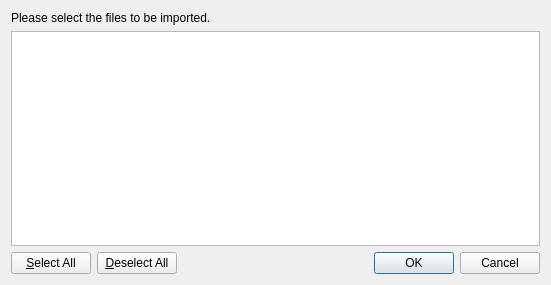
<?xml version="1.0" encoding="UTF-8"?>
<ui version="4.0">
 <class>GeoDataGdalFileListDialog</class>
 <widget class="QDialog" name="GeoDataGdalFileListDialog">
  <property name="geometry">
   <rect>
    <x>0</x>
    <y>0</y>
    <width>551</width>
    <height>285</height>
   </rect>
  </property>
  <property name="windowTitle">
   <string>Confirm File List</string>
  </property>
  <layout class="QVBoxLayout" name="verticalLayout">
   <item>
    <widget class="QLabel" name="infoLabel">
     <property name="text">
      <string>Please select the files to be imported.</string>
     </property>
    </widget>
   </item>
   <item>
    <widget class="QListWidget" name="listWidget">
     <property name="editTriggers">
      <set>QAbstractItemView::NoEditTriggers</set>
     </property>
     <property name="selectionMode">
      <enum>QAbstractItemView::ExtendedSelection</enum>
     </property>
    </widget>
   </item>
   <item>
    <layout class="QHBoxLayout" name="horizontalLayout">
     <item>
      <widget class="QPushButton" name="selectAllButton">
       <property name="text">
        <string>&amp;Select All</string>
       </property>
      </widget>
     </item>
     <item>
      <widget class="QPushButton" name="deselectAllButton">
       <property name="text">
        <string>&amp;Deselect All</string>
       </property>
      </widget>
     </item>
     <item>
      <spacer name="horizontalSpacer">
       <property name="orientation">
        <enum>Qt::Horizontal</enum>
       </property>
       <property name="sizeHint" stdset="0">
        <size>
         <width>40</width>
         <height>20</height>
        </size>
       </property>
      </spacer>
     </item>
     <item>
      <widget class="QDialogButtonBox" name="buttonBox">
       <property name="orientation">
        <enum>Qt::Horizontal</enum>
       </property>
       <property name="standardButtons">
        <set>QDialogButtonBox::Cancel|QDialogButtonBox::Ok</set>
       </property>
      </widget>
     </item>
    </layout>
   </item>
  </layout>
 </widget>
 <resources/>
 <connections>
  <connection>
   <sender>buttonBox</sender>
   <signal>accepted()</signal>
   <receiver>GeoDataGdalFileListDialog</receiver>
   <slot>accept()</slot>
   <hints>
    <hint type="sourcelabel">
     <x>248</x>
     <y>254</y>
    </hint>
    <hint type="destinationlabel">
     <x>157</x>
     <y>274</y>
    </hint>
   </hints>
  </connection>
  <connection>
   <sender>buttonBox</sender>
   <signal>rejected()</signal>
   <receiver>GeoDataGdalFileListDialog</receiver>
   <slot>reject()</slot>
   <hints>
    <hint type="sourcelabel">
     <x>316</x>
     <y>260</y>
    </hint>
    <hint type="destinationlabel">
     <x>286</x>
     <y>274</y>
    </hint>
   </hints>
  </connection>
 </connections>
</ui>
